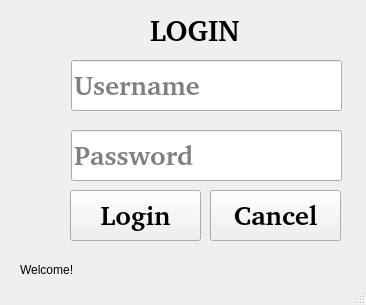
<?xml version="1.0" encoding="UTF-8"?>
<ui version="4.0">
 <class>MainWindow</class>
 <widget class="QMainWindow" name="MainWindow">
  <property name="geometry">
   <rect>
    <x>0</x>
    <y>0</y>
    <width>366</width>
    <height>305</height>
   </rect>
  </property>
  <property name="windowTitle">
   <string>MainWindow</string>
  </property>
  <property name="windowIcon">
   <iconset>
    <normaloff>Images/we.ico</normaloff>Images/we.ico</iconset>
  </property>
  <widget class="QWidget" name="centralwidget">
   <widget class="QLabel" name="lblogin">
    <property name="geometry">
     <rect>
      <x>150</x>
      <y>10</y>
      <width>91</width>
      <height>41</height>
     </rect>
    </property>
    <property name="font">
     <font>
      <family>Bitstream Charter</family>
      <pointsize>22</pointsize>
      <weight>75</weight>
      <bold>true</bold>
     </font>
    </property>
    <property name="text">
     <string>LOGIN</string>
    </property>
   </widget>
   <widget class="QLabel" name="lbluser">
    <property name="geometry">
     <rect>
      <x>20</x>
      <y>60</y>
      <width>51</width>
      <height>51</height>
     </rect>
    </property>
    <property name="font">
     <font>
      <family>Bitstream Charter</family>
      <pointsize>12</pointsize>
      <weight>75</weight>
      <bold>true</bold>
     </font>
    </property>
    <property name="text">
     <string/>
    </property>
    <property name="pixmap">
     <pixmap>Images/userlogo.jpg</pixmap>
    </property>
    <property name="scaledContents">
     <bool>true</bool>
    </property>
   </widget>
   <widget class="QLabel" name="lblpassword">
    <property name="geometry">
     <rect>
      <x>20</x>
      <y>130</y>
      <width>51</width>
      <height>51</height>
     </rect>
    </property>
    <property name="font">
     <font>
      <family>Bitstream Charter</family>
      <pointsize>12</pointsize>
      <weight>75</weight>
      <bold>true</bold>
     </font>
    </property>
    <property name="text">
     <string/>
    </property>
    <property name="pixmap">
     <pixmap>Images/passlogo.jpg</pixmap>
    </property>
    <property name="scaledContents">
     <bool>true</bool>
    </property>
   </widget>
   <widget class="QPushButton" name="pblogin">
    <property name="geometry">
     <rect>
      <x>70</x>
      <y>190</y>
      <width>131</width>
      <height>51</height>
     </rect>
    </property>
    <property name="font">
     <font>
      <family>Bitstream Charter</family>
      <pointsize>20</pointsize>
      <weight>75</weight>
      <bold>true</bold>
     </font>
    </property>
    <property name="text">
     <string>Login</string>
    </property>
   </widget>
   <widget class="QLineEdit" name="edituser">
    <property name="geometry">
     <rect>
      <x>71</x>
      <y>60</y>
      <width>271</width>
      <height>51</height>
     </rect>
    </property>
    <property name="font">
     <font>
      <family>Bitstream Charter</family>
      <pointsize>20</pointsize>
      <weight>75</weight>
      <bold>true</bold>
     </font>
    </property>
    <property name="inputMask">
     <string/>
    </property>
    <property name="text">
     <string/>
    </property>
    <property name="placeholderText">
     <string>Username</string>
    </property>
   </widget>
   <widget class="QLineEdit" name="editpass">
    <property name="geometry">
     <rect>
      <x>71</x>
      <y>130</y>
      <width>271</width>
      <height>51</height>
     </rect>
    </property>
    <property name="font">
     <font>
      <family>Bitstream Charter</family>
      <pointsize>20</pointsize>
      <weight>75</weight>
      <bold>true</bold>
     </font>
    </property>
    <property name="inputMask">
     <string/>
    </property>
    <property name="echoMode">
     <enum>QLineEdit::Password</enum>
    </property>
    <property name="placeholderText">
     <string>Password</string>
    </property>
   </widget>
   <widget class="QPushButton" name="pbcancel">
    <property name="geometry">
     <rect>
      <x>210</x>
      <y>190</y>
      <width>131</width>
      <height>51</height>
     </rect>
    </property>
    <property name="font">
     <font>
      <family>Bitstream Charter</family>
      <pointsize>20</pointsize>
      <weight>75</weight>
      <bold>true</bold>
     </font>
    </property>
    <property name="text">
     <string>Cancel</string>
    </property>
   </widget>
   <widget class="QLabel" name="lblnote">
    <property name="geometry">
     <rect>
      <x>20</x>
      <y>260</y>
      <width>321</width>
      <height>20</height>
     </rect>
    </property>
    <property name="text">
     <string>Welcome!</string>
    </property>
   </widget>
  </widget>
  <widget class="QStatusBar" name="statusbar"/>
 </widget>
 <resources/>
 <connections/>
</ui>
